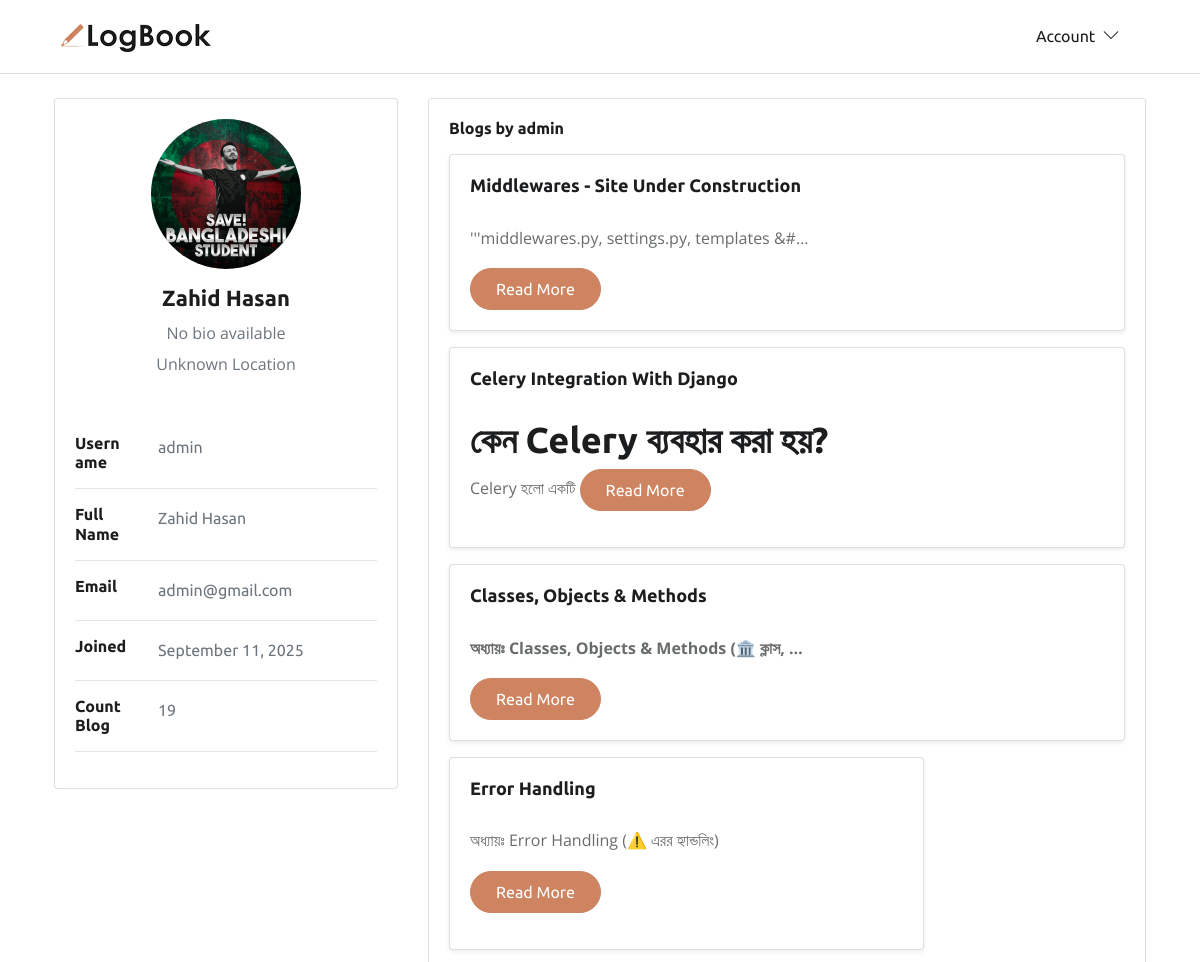
The app's page /account/profile/admin/ (upper part), older data.
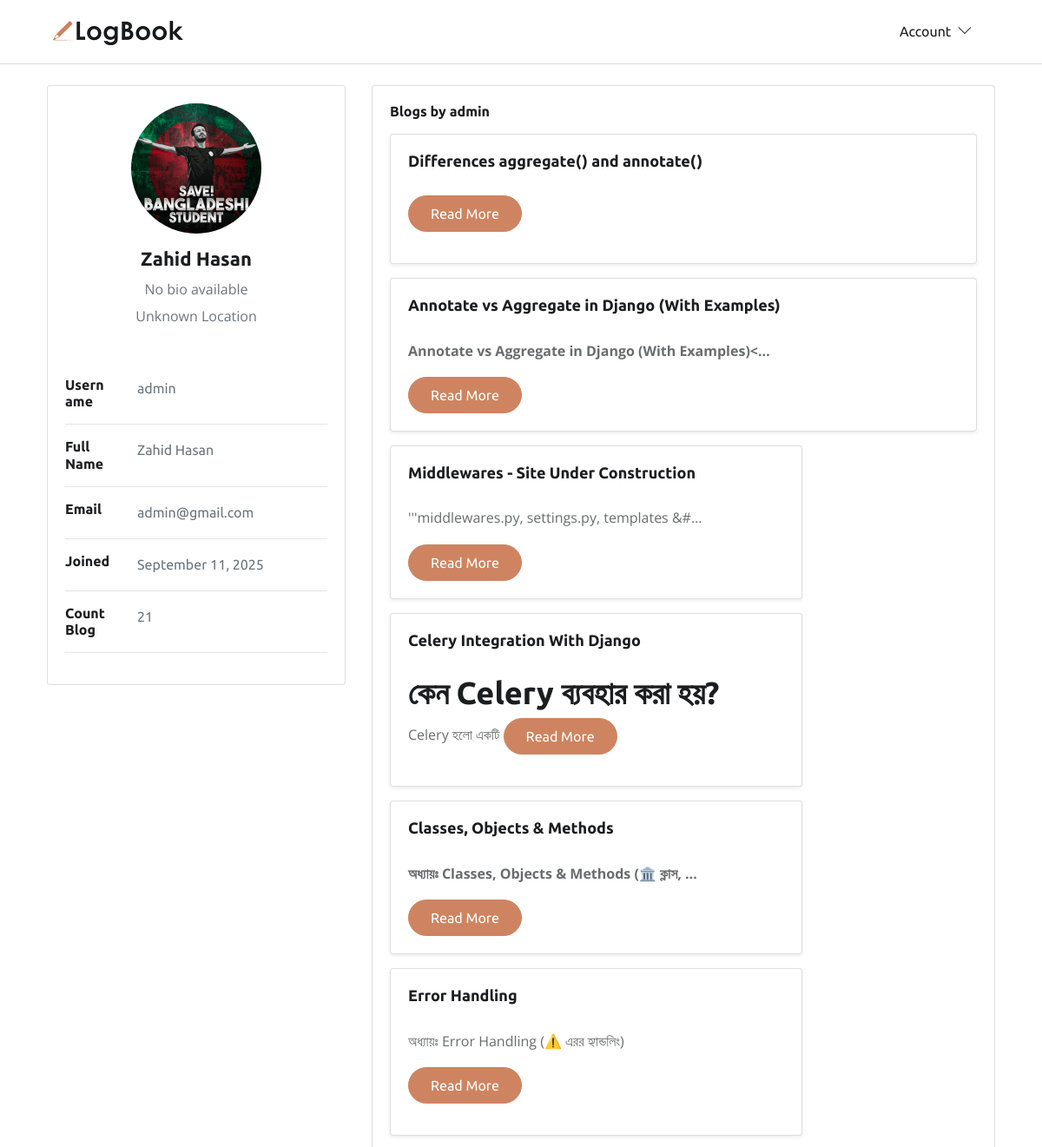
The same page, newer data.
### app_account/models.py (models this page shows, shortened)
class Profile(models.Model):
    user = models.OneToOneField(
        CustomUser, on_delete=models.CASCADE, related_name='user_profile')
    profile_picture = models.ImageField( upload_to=profile_directory_path, default="profile_default.png", blank=True, null=True)
    bio = models.TextField(blank=True, null=True)
    date_of_birth = models.DateField(blank=True, null=True)
    address = models.CharField(max_length=255, blank=True, null=True)

class CustomUser(AbstractBaseUser, PermissionsMixin):
    email = models.EmailField(unique=True)
    username = models.CharField(max_length=50)
    first_name = models.CharField(max_length=50, blank=True)
    last_name = models.CharField(max_length=50, blank=True)
    is_active = models.BooleanField(default=False)  # For Mail Verification
    is_staff = models.BooleanField(default=False)
    date_joined = models.DateTimeField(default=timezone.now)
    objects = CustomUserManager()
    USERNAME_FIELD = 'email'      # login field
    REQUIRED_FIELDS = ['username']  # required when creating superuser

### app_home/models.py (models this page shows, shortened)
class Blog(models.Model):
    author = models.ForeignKey(
        settings.AUTH_USER_MODEL,
        related_name='user_blogs',
        on_delete=models.CASCADE
    )
    title = models.CharField(max_length=100, unique=True)
    slug = models.SlugField(unique=True, blank=True, null=True, max_length=300)
    content = RichTextUploadingField()
    category = models.ForeignKey(
        Category,
        related_name='category_blogs',
        on_delete=models.CASCADE
    )
    tags = models.ManyToManyField(Tag, related_name='tag_blogs')
    created_date = models.DateTimeField(auto_now_add=True)
    updated_date = models.DateTimeField(auto_now=True)
    class Meta:
        ordering = ['-created_date']
        indexes = [models.Index(fields=['title','created_date'])]
    class Meta:
        ordering = ['-created_date']
        indexes = [models.Index(fields=['title','created_date'])]
    def get_absolute_url(self):
        return reverse('blog-detail', kwargs={'slug': self.slug})

### app_account/views.py (the view, shortened to what this page needs)
# urls.py: path('profile/<str:username>/', User_ProfileView, name='profile'),
def User_ProfileView(request, username):
    profile_user = get_object_or_404(Profile, user__username=username)
    user_blogs = profile_user.user.user_blogs.all()
    users_blog_count = User.objects.filter(id=profile_user.user.id).annotate(
        blog_count=Count('user_blogs')).first().blog_count
    form = None
    context = {
        'profile_user': profile_user,
        'user_blogs': user_blogs,
        'form': form,
        'users_blog_count': users_blog_count,
    }
    return render(request, 'app_account/profile.html', context)

### app_home/context_processors.py (called while the page is built)
def get_all_categories(request):
    categories = Category.objects.all()
    return {'categories': categories}

def get_all_tags(request):
    tags = Tag.objects.all()
    return {'tags': tags}

def get_recent_blogs(request):
    recent_blogs = Blog.objects.order_by('-created_date')[:5]
    return {'recent_blogs': recent_blogs}

### templates/app_account/profile.html (shortened to what this page needs)
{% extends 'base/base.html' %}
{% load static %}
{% load crispy_forms_tags %}
{% block content %}
<div class="container p-4">
    <div class="main-body">
        <div class="row gutters-sm">
            <div class="col-md-4 mb-3">
                <div class="card">
                    <div class="card-body">
                        <div class="d-flex flex-column align-items-center text-center">
                            {% if profile_user.profile_picture %}
                            <img src="{{ profile_user.profile_picture.url }}" alt="{{ profile_user.user.username }}"
                                class="rounded-circle" width="150">
                            {% else %}
                            <img src="{% static 'default-profile.png' %}" alt="{{ profile_user.user.username }}"
                                class="rounded-circle" width="150">
                            {% endif %}
                            <div class="mt-3">
                                {% if profile_user.user.first_name and profile_user.user.last_name %}
                                <h4> {{ profile_user.user.first_name }} {{profile_user.user.last_name}}</h4>
                                {% else %}
                                <h4>{{ profile_user.user.username }}</h4>
                                {% endif %}
                                <p class="text-secondary mb-1">{{ profile_user.bio|default:"No bio available" }}</p>
                                <p class="text-muted font-size-sm">{{ profile_user.address|default:"Unknown Location"}}
                                </p>
                            </div>
                        </div>
                    </div>
                    <div class="card-body">
                        <div class="row">
                            <div class="col-sm-3">
                                <h6 class="mb-0">Username</h6>
                            </div>
                            <div class="col-sm-9 text-secondary">{{ profile_user.user.username }}</div>
                        </div>
                        <hr>
                        {% if profile_user.user.first_name and profile_user.user.last_name %}
                        <div class="row">
                            <div class="col-sm-3">
                                <h6 class="mb-0">Full Name</h6>
                            </div>
                            <div class="col-sm-9 text-secondary">{{ profile_user.user.first_name }}
                                {{profile_user.user.last_name }}</div>
                        </div>
                        <hr>
                        {% endif %}
                        <div class="row">
                            <div class="col-sm-3">
                                <h6 class="mb-0">Email</h6>
                            </div>
                            <div class="col-sm-9 text-secondary">{{ profile_user.user.email }}</div>
                        </div>
                        <hr>
                        <div class="row">
                            <div class="col-sm-3">
                                <h6 class="mb-0">Joined</h6>
                            </div>
                            <div class="col-sm-9 text-secondary">{{ profile_user.user.date_joined|date:"F d, Y" }}</div>
                        </div>
                        <hr>
                         <div class="row">
                            <div class="col-sm-3">
                                <h6 class="mb-0">Count Blog</h6>
                            </div>
                            <div class="col-sm-9 text-secondary">{{users_blog_count}}</div>
                        </div>
                        <hr>
                    </div>
                </div>
            </div>
            <div class="col-md-8">
                <div class="card">
                    <div class="card-body">
                        <h6 class="d-flex align-items-center mb-3">Blogs by {{ profile_user.user.username }}</h6>
                        <div class="row">
                            {% for blog in user_blogs %}
                            <div class="col-md-12 mb-3">
                                <div class="card h-100 shadow-sm">
                                    <div class="card-body">
                                        <h5 class="card-title">{{ blog.title }}</h5>
                                        <p class="card-text text-truncate">{{ blog.content|truncatechars:60|safe }}</p>
                                        <a href="{{ blog.get_absolute_url }}" class="btn btn-sm btn-primary">Read
                                            More</a>
                                    </div>
                                </div>
                            </div>
                            {% empty %}
                            <div class="col-12">
                                <p>No blogs yet.</p>
                            </div>
                            {% endfor %}
                        </div>
                    </div>
                </div>
            </div>
        </div>
    </div>
</div>
{% endblock %}

### templates/base/base.html (shortened to what this page needs)
{% load static %}
<!DOCTYPE html>
<html lang="en-us">
<head>
    <link rel="stylesheet" href="{% static 'plugins/bootstrap/bootstrap.min.css' %}">
    <link rel="stylesheet" href="{% static 'plugins/themify-icons/themify-icons.css' %}">
    <link rel="stylesheet" href="{% static 'plugins/slick/slick.css' %}">
    <link rel="stylesheet" href="{% static 'css/style.css' %}">
    <link href="https://cdnjs.cloudflare.com/ajax/libs/lightbox2/2.11.4/css/lightbox.min.css" rel="stylesheet">
</head>
<body>
    <header class="sticky-top bg-white border-bottom border-default">
        <div class="container">
            <nav class="navbar navbar-expand-lg navbar-white">
                <a class="navbar-brand" href="{% url 'home' %}">
                    <img class="img-fluid" width="150px" src="{% static 'images/logo.png' %}" alt="LogBook">
                </a>
                <div class="collapse navbar-collapse text-center" id="navigation">
                    <ul class="navbar-nav ml-auto">
                        <li class="nav-item dropdown">
                            <a class="nav-link" href="#" role="button" data-toggle="dropdown" aria-haspopup="true"
                                aria-expanded="false">{% if user.is_authenticated %}
                                {{ user.username }} Profile
                                {% else %}
                                Account
                                {% endif %}
                                <i class="ti-angle-down ml-1"></i>
                            </a>
                        </li>
                    </ul>
                </div>
            </nav>
        </div>
    </header>
    {% block content %}
    {% endblock content %}
</body>
</html>

### static/css/style.css (style rules this page uses)
body { line-height: 1.7; font-family: 'Ubuntu', sans-serif; -webkit-font-smoothing: antialiased; color: #696c6d; font-size: 16px; }
p, .paragraph { font-weight: 400; color: #696c6d; font-size: 16px; line-height: 1.7; font-family: "Open Sans", sans-serif; }
h1, h2, h3, h4, h5, h6 { color: #1c1d1f; font-family: 'Ubuntu', sans-serif; font-weight: 600; line-height: 1.2; }
h2, .h2 { font-size: 36px; }
h4, .h4 { font-size: 22px; }
h5, .h5 { font-size: 18px; }
h6, .h6 { font-size: 16px; }
.btn { font-size: 16px; font-family: 'Ubuntu', sans-serif; text-transform: capitalize; padding: 8px 25px; border-radius: 50px; border: 1px solid; position: relative; z-index: 1; transition: 0.2s ease; }
.btn-primary { background: #ce8460; color: #fff; border-color: #ce8460; }
body { background-color: #fff; overflow-x: hidden; }
img { vertical-align: middle; border: 0; }
a, a:hover, a:focus { text-decoration: none; }
a, button, select { cursor: pointer; transition: 0.2s ease; }
.border-default { border-color: #ddd !important; }
.nav-item { margin: 0; }
.nav-item .nav-link { text-transform: capitalize; }
.navbar-white .navbar-nav .nav-link { color: #1c1d1f; }
.navbar-expand-lg .navbar-nav .nav-link { padding: 15px 20px; }

Row changes from the older to the newer data that the page shows:
added Blog: title "Differences aggregate() and annotate()"
added Blog: title "Annotate vs Aggregate in Django (With Examples)", content "Annotate vs Aggregate in Django (With Examples)<…"
Text that changed along with them:
{{ users_blog_count }}: "19" → "21"
